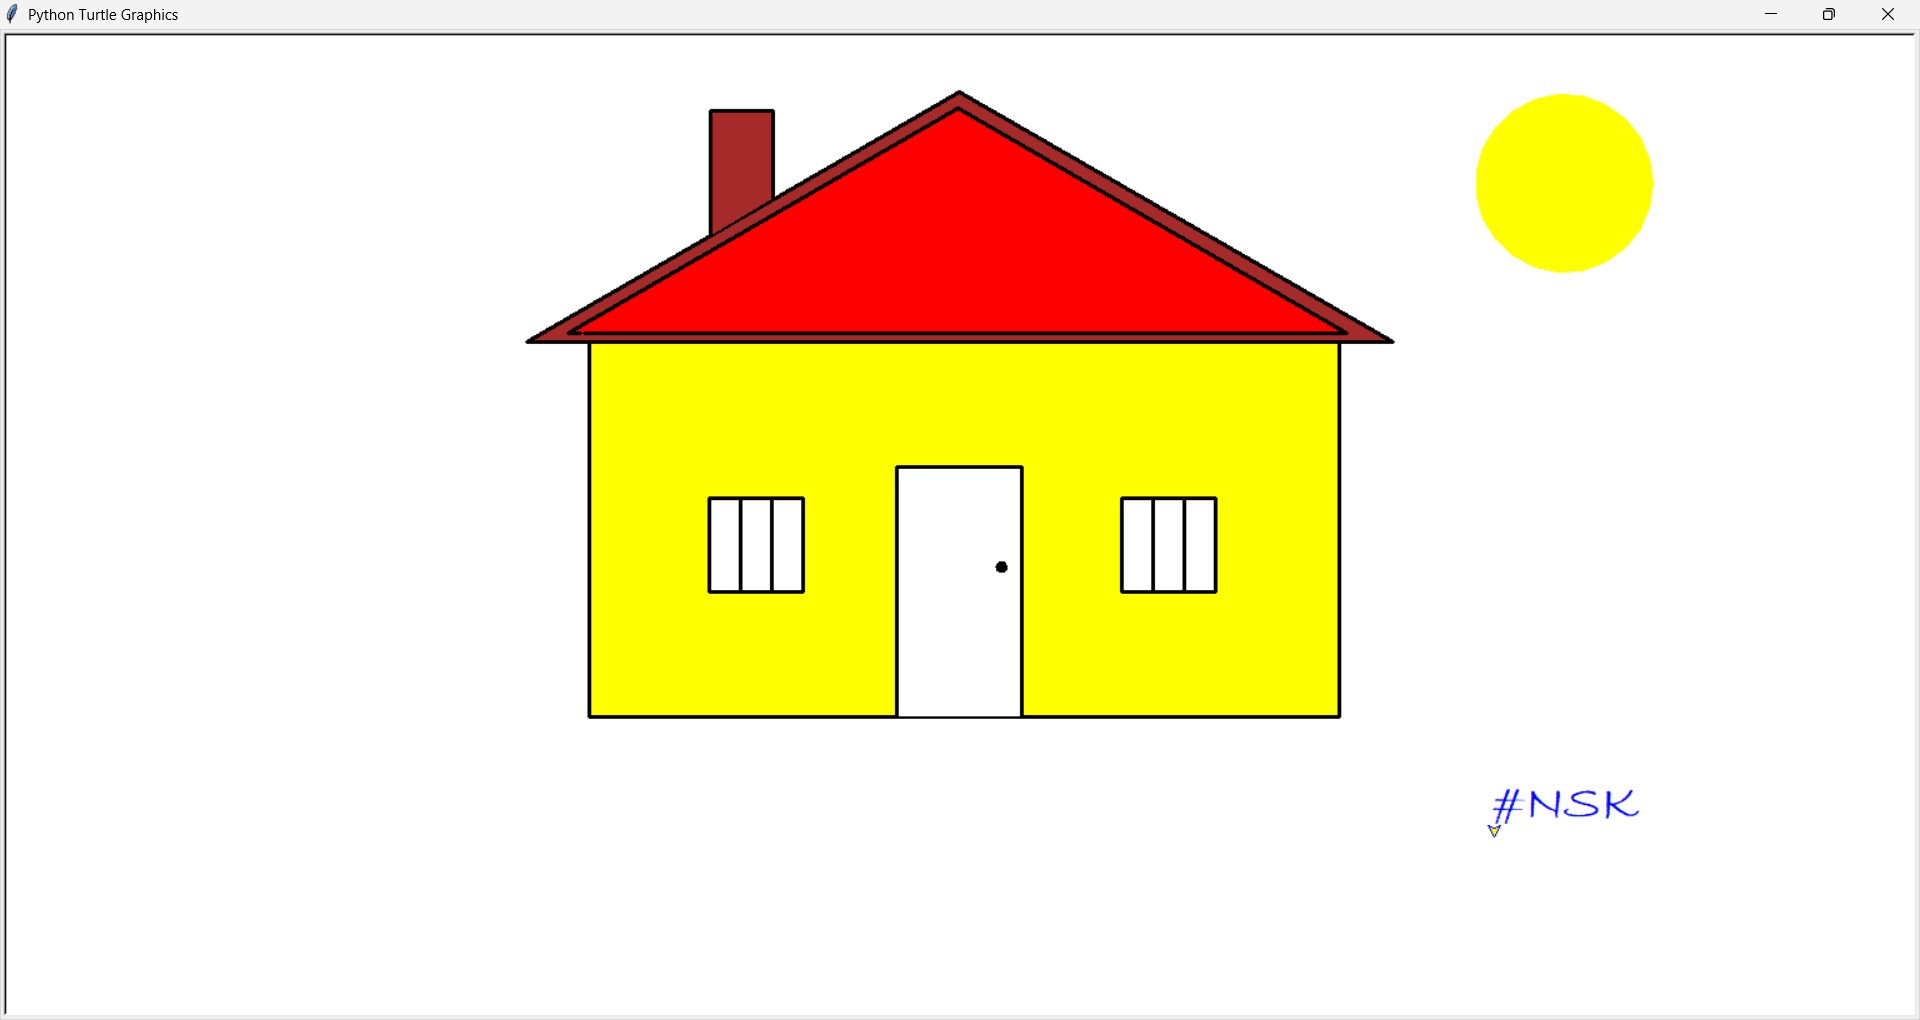

Here is the Python script that generated this plot:
import turtle
t=turtle.Turtle()

t.penup()
t.backward(300)
t.left(90)
t.backward(150)
t.pendown()

t.begin_fill()
t.fillcolor('yellow')
t.pensize(3)
t.forward(300)
t.right(90)
t.forward(600)
t.right(90)
t.forward(300)
t.right(90)
t.forward(600)
t.end_fill()

t.right(90)
t.forward(300)
t.begin_fill()
t.fillcolor('brown')
t.right(90)
t.backward(50)
t.left(30)
t.forward(400)
t.right(60)
t.forward(400)
t.right(150)
t.forward(650)
t.end_fill()


t.penup()
t.right(90)
t.forward(7)
t.left(90)
t.pendown()
t.begin_fill()
t.fillcolor('red')
t.pencolor('black')
t.forward(10)
t.right(150)
t.forward(360)
t.right(60)
t.forward(360)
t.right(150)
t.forward(610)
t.end_fill()

t.penup()
t.left(90)
t.forward(307)
t.left(90)
t.forward(250)
t.left(90)
t.pendown()
t.begin_fill()
t.fillcolor('white')
t.forward(200)
t.right(90)
t.forward(100)
t.right(90)
t.forward(200)
t.end_fill()

t.penup()
t.right(90)
t.forward(250)
t.right(90)
t.forward(100)
t.pendown()
t.begin_fill()
t.fillcolor('white')
t.forward(75)
t.right(90)
t.forward(75)
t.right(90)
t.forward(75)
t.right(90)
t.forward(75)
t.end_fill()
t.backward(25)
t.right(90)
t.forward(75)
t.right(90)
t.forward(25)
t.right(90)
t.forward(75)


t.penup()
t.left(90)
t.forward(280)
t.left(90)
t.pendown()
t.begin_fill()
t.fillcolor('white')
t.forward(75)
t.right(90)
t.forward(75)
t.right(90)
t.forward(75)
t.right(90)
t.forward(75)
t.end_fill()
t.backward(25)
t.right(90)
t.forward(75)
t.right(90)
t.forward(25)
t.right(90)
t.forward(75)

t.penup()
t.goto(-203.0,235.0)
t.pendown()
t.begin_fill()
t.fillcolor('brown')
t.backward(100)
t.left(90)
t.forward(50)
t.right(90)
t.forward(70)
t.end_fill()

t.penup()
t.goto(35.0,-30.0)
t.begin_fill()
t.fillcolor('black')
t.circle(-5)
t.end_fill()

t.penup()
t.goto(550.0,277.0)
t.pendown()
t.begin_fill()
t.fillcolor('yellow')
t.pencolor('yellow')
t.circle(-70)
t.end_fill()

t.penup()
t.goto(424.0,-246.0)
t.pendown()
t.pencolor('blue')
t.write('#NSK',font=("Bradley Hand ITC",30,"bold"))
